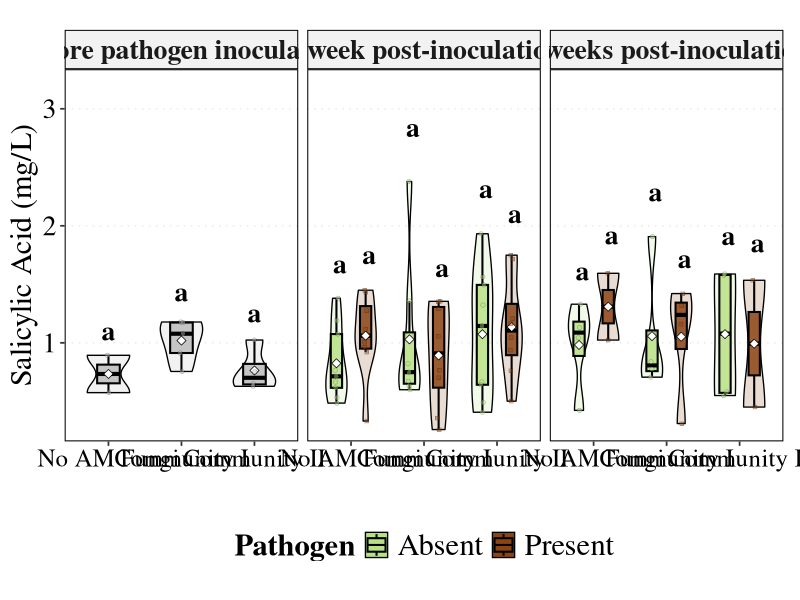
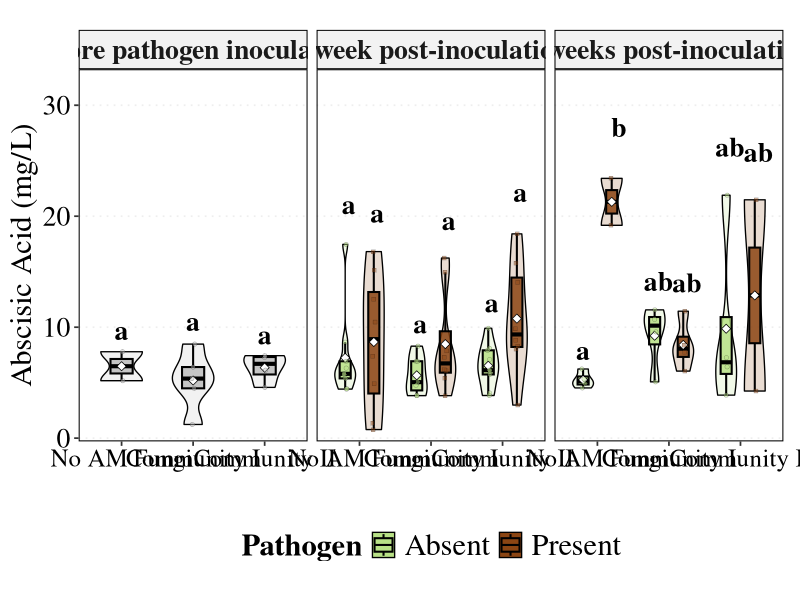
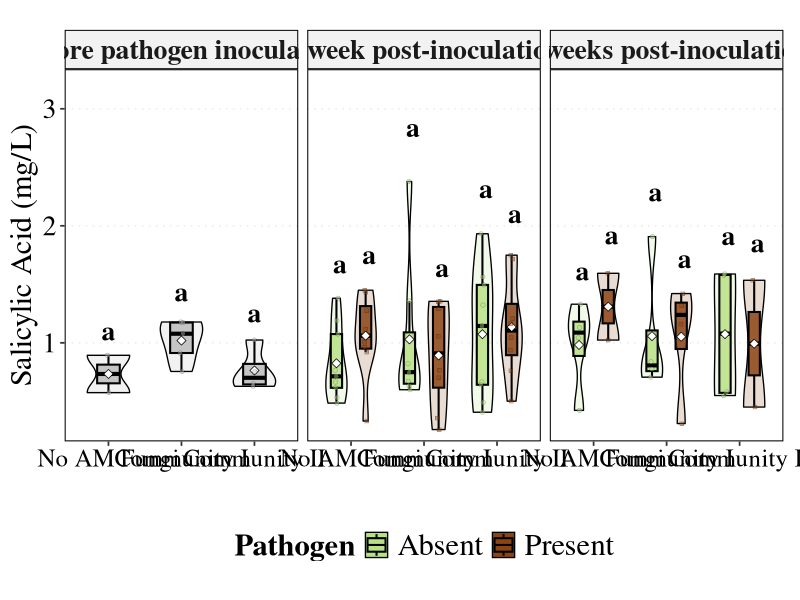
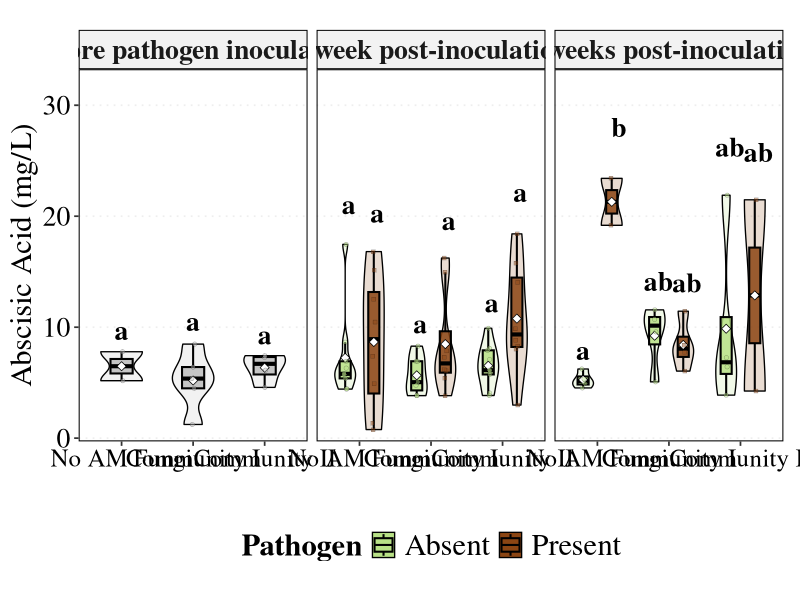

The R source for these figures, in order:
library(tibble)
library(dplyr)
library(tidyr)
library(ggplot2)
library(ggtext)
library(ggpubr)
library(scales)
library(emmeans)
library(multcomp)
library(car)
library(purrr)

#------------------------ FULL HARDCODED DATA -----------------------
gcms_dat <- tibble::tribble(
  ~Plant_ID, ~Treatment, ~Timepoint, ~Pathogen, ~SA, ~ABA,
  2, 'No AM Fungi', 'Before Pathogen', 'Absent', 0.5744, 7.7886,
  18, 'Community I', 'Before Pathogen', 'Absent', 0.7554, 5.3684,
  19, 'Community I', 'Before Pathogen', 'Absent', 1.178, 1.2318,
  20, 'Community I', 'Before Pathogen', 'Absent', 1.0779, 8.4755,
  35, 'Community II', 'Before Pathogen', 'Absent', 0.7524, 6.125,
  36, 'Community II', 'Before Pathogen', 'Absent', 1.0239, 7.4327,
  37, 'Community II', 'Before Pathogen', 'Absent', 0.6287, 7.2678,
  53, 'No AM Fungi', 'Before Pathogen', 'Absent', 0.8935, 5.1753,
  70, 'Community I', 'Before Pathogen', 'Absent', 1.1734, 4.4895,
  71, 'Community I', 'Before Pathogen', 'Absent', 0.9131, 6.4071,
  86, 'Community II', 'Before Pathogen', 'Absent', 0.6501, 4.5731,
  6, 'No AM Fungi', '1 week after', 'Absent', 0.53398, 17.461,
  7, 'No AM Fungi', '1 week after', 'Absent', 0.48498, 5.796,
  8, 'No AM Fungi', '1 week after', 'Absent', 0.6156, 5.747,
  9, 'No AM Fungi', '1 week after', 'Absent', 1.075, 4.451,
  12, 'No AM Fungi', '1 week after', 'Absent', 1.192, 6.927,
  13, 'No AM Fungi', '1 week after', 'Absent', 0.7137, 5.384,
  14, 'No AM Fungi', '1 week after', 'Absent', 0.7659, 8.649,
  16, 'No AM Fungi', '1 week after', 'Absent', 0.665, 4.419,
  17, 'No AM Fungi', '1 week after', 'Absent', 1.3811, 6.308,
  21, 'Community I', '1 week after', 'Absent', 0.821, 3.83,
  22, 'Community I', '1 week after', 'Absent', 0.671, 3.843,
  23, 'Community I', '1 week after', 'Absent', 0.63036, 5.045,
  25, 'Community I', '1 week after', 'Absent', 2.3786, 6.927,
  27, 'Community I', '1 week after', 'Absent', 1.3581, 4.76,
  31, 'Community I', '1 week after', 'Absent', 0.5993, 6.934,
  33, 'Community I', '1 week after', 'Absent', 0.7496, 8.288,
  38, 'Community II', '1 week after', 'Absent', 1.4953, 6.004,
  39, 'Community II', '1 week after', 'Absent', 1.3229, 7.087,
  40, 'Community II', '1 week after', 'Absent', 1.9322, 6.122,
  41, 'Community II', '1 week after', 'Absent', 0.49125, 5.739,
  44, 'Community II', '1 week after', 'Absent', 0.66661, 9.898,
  46, 'Community II', '1 week after', 'Absent', 0.40698, 8.094,
  47, 'Community II', '1 week after', 'Absent', 1.5634, 4.063,
  49, 'Community II', '1 week after', 'Absent', 0.6417, 3.843,
  50, 'Community II', '1 week after', 'Absent', 1.1443, 7.916,
  56, 'No AM Fungi', '1 week after', 'Present', 1.4302, 7.382,
  57, 'No AM Fungi', '1 week after', 'Present', 1.1162, 12.519,
  59, 'No AM Fungi', '1 week after', 'Present', 1.0066, 0.7743,
  63, 'No AM Fungi', '1 week after', 'Present', 0.33166, 10.46,
  64, 'No AM Fungi', '1 week after', 'Present', 1.2751, 15.12,
  65, 'No AM Fungi', '1 week after', 'Present', 0.9202, 16.81,
  67, 'No AM Fungi', '1 week after', 'Present', 1.4498, 1.338,
  68, 'No AM Fungi', '1 week after', 'Present', 0.9603, 4.917,
  75, 'Community I', '1 week after', 'Present', 0.25893, 7.284,
  77, 'Community I', '1 week after', 'Present', 1.0561, 6.067,
  79, 'Community I', '1 week after', 'Present', 0.3569, 7.862,
  80, 'Community I', '1 week after', 'Present', 0.7034, 3.829,
  82, 'Community I', '1 week after', 'Present', 1.2913, 6.186,
  83, 'Community I', '1 week after', 'Present', 0.7645, 14.94,
  84, 'Community I', '1 week after', 'Present', 1.3546, 16.23,
  85, 'Community I', '1 week after', 'Present', 1.3515, 5.397,
  89, 'Community II', '1 week after', 'Present', 1.1647, 14.04,
  92, 'Community II', '1 week after', 'Present', 1.7163, 9.859,
  94, 'Community II', '1 week after', 'Present', 0.5015, 8.831,
  95, 'Community II', '1 week after', 'Present', 0.9382, 15.76,
  99, 'Community II', '1 week after', 'Present', 1.7493, 8.011,
  100, 'Community II', '1 week after', 'Present', 1.2055, 18.41,
  101, 'Community II', '1 week after', 'Present', 1.0448, 2.982,
  102, 'Community II', '1 week after', 'Present', 0.7627, 8.284,
  5, 'No AM Fungi', '2 week after', 'Absent', 0.42279, 5.337,
  10, 'No AM Fungi', '2 week after', 'Absent', 1.1316, 6.232,
  11, 'No AM Fungi', '2 week after', 'Absent', 1.0431, 4.526,
  15, 'No AM Fungi', '2 week after', 'Absent', 1.3301, 4.935,
  26, 'Community I', '2 week after', 'Absent', 1.9078, 5.074,
  30, 'Community I', '2 week after', 'Absent', 0.77549, 11.56,
  32, 'Community I', '2 week after', 'Absent', 0.70654, 10.70,
  34, 'Community I', '2 week after', 'Absent', 0.8388, 9.574,
  43, 'Community II', '2 week after', 'Absent', 0.58034, 21.89,
  45, 'Community II', '2 week after', 'Absent', 0.54978, 3.875,
  48, 'Community II', '2 week after', 'Absent', 1.578, 7.248,
  51, 'Community II', '2 week after', 'Absent', 1.5884, 6.427,
  58, 'No AM Fungi', '2 week after', 'Present', 1.5943, 23.41,
  66, 'No AM Fungi', '2 week after', 'Present', 1.0237, 19.18,
  72, 'Community I', '2 week after', 'Present', 0.30997, 8.377,
  76, 'Community I', '2 week after', 'Present', 1.16, 7.746,
  78, 'Community I', '2 week after', 'Present', 1.4211, 6.043,
  81, 'Community I', '2 week after', 'Present', 1.3178, 11.44,
  93, 'Community II', '2 week after', 'Present', 1.5346, 4.246,
  98, 'Community II', '2 week after', 'Present', 0.4512, 21.48
)

gcms_dat <- gcms_dat %>%
  mutate(
    Treatment = factor(Treatment, levels = c("No AM Fungi","Community I","Community II")),
    Pathogen  = factor(Pathogen,  levels = c("Absent","Present")),
    Timepoint = factor(Timepoint, levels = c("Before Pathogen","1 week after","2 week after"))
  )

long_gcms <- gcms_dat %>%
  pivot_longer(cols = c(SA, ABA), names_to = "Hormone", values_to = "Concentration") %>%
  mutate(Hormone = factor(Hormone, levels = c("SA", "ABA"), labels = c("Salicylic Acid", "Abscisic Acid"))) %>%
  # ADD FillGroup variable to match phosphorus plot colors
  mutate(FillGroup = ifelse(Timepoint == "Before Pathogen", "Baseline", as.character(Pathogen)))

#-------------------- CLD letters helper -------------------
get_cld_letters <- function(dat, timepoint, hormone) {
  sub <- dat %>% filter(Hormone == hormone, Timepoint == timepoint)
  if (n_distinct(sub$Treatment) > 1 & n_distinct(sub$Pathogen) > 1) {
    m <- lm(Concentration ~ Treatment * Pathogen, data = sub)
    em <- emmeans(m, ~ Treatment * Pathogen)
    cl <- as.data.frame(cld(em, Letters = letters, type = "response"))
    cl$Timepoint <- timepoint
    cl$Hormone   <- hormone
    cl
  } else {
    expand.grid(
      Treatment = unique(sub$Treatment),
      Pathogen  = unique(sub$Pathogen),
      .group    = "a"
    ) %>% mutate(Timepoint = timepoint, Hormone = hormone)
  }
}

combos <- expand.grid(
  timepoint = levels(long_gcms$Timepoint),
  hormone   = levels(long_gcms$Hormone)
)

cld_all <- purrr::map_dfr(
  seq_len(nrow(combos)),
  ~get_cld_letters(long_gcms, combos[.x, "timepoint"], combos[.x, "hormone"])
) %>% rename(Signif = .group)

cld_all <- cld_all %>%
  left_join(
    long_gcms %>%
      group_by(Treatment, Pathogen, Timepoint, Hormone) %>%
      summarise(y_pos = max(Concentration, na.rm = TRUE)*1.17, .groups = "drop"),
    by = c("Treatment","Pathogen","Timepoint","Hormone")
  )

# UPDATED COLOR PALETTE to match phosphorus plot
fill_vals <- c(Baseline = "#BDBDBD", Absent = "#B8E186", Present = "chocolate4")
base_sz    <- 13
axis_sz    <- 11
strip_sz   <- 11
title_sz   <- 14
lab_sz     <- 11
cld_sz     <- 2.5

time_labels <- c(
  "Before Pathogen" = "Before pathogen inoculation",
  "1 week after"    = "1 week post-inoculation",
  "2 week after"    = "2 weeks post-inoculation"
)

#-------------------- Updated plotting function --------------------
plot_gcms <- function(data, hormone, title, ylab) {
  d <- data %>% filter(Hormone == hormone)
  cld_df <- cld_all %>% filter(Hormone == hormone)
  
  p <- ggplot(d, aes(x=Treatment, y=Concentration, fill=FillGroup)) +  # Changed to FillGroup
    geom_violin(aes(group=interaction(Treatment,Pathogen)), 
                position=position_dodge(width=0.80), width=0.58, alpha=0.19, trim=TRUE, scale="width",
                colour="black", linewidth=0.46, adjust=1.1) +
    geom_boxplot(aes(group=interaction(Treatment,Pathogen)), 
                 position=position_dodge(0.8), width=0.31, outlier.shape=NA, alpha=0.85,
                 colour="black", linewidth=0.7) +
    # CORRECT MEAN DIAMONDS: explicit grouping for Pathogen with same dodge
    stat_summary(
      fun=mean, 
      geom="point", 
      shape=23, 
      size=2.2, 
      fill="white", 
      colour="black", 
      stroke=0.38,
      aes(group=Pathogen),  # Explicit group!
      position=position_dodge(width=0.8), 
      show.legend=FALSE
    ) +
    geom_jitter(
      aes(shape=Pathogen, group=interaction(Treatment, Pathogen)),
      position=position_jitterdodge(jitter.width=0.09, dodge.width=0.8), size=1.4,
      alpha=0.43, stroke=0.18, colour="black", show.legend=FALSE
    ) +
    # FIXED: Add inherit.aes=FALSE to geom_text
    geom_text(
      data=cld_df, aes(x=Treatment, y=y_pos, label=Signif, group=Pathogen),
      inherit.aes=FALSE,  # THIS IS THE KEY FIX
      position=position_dodge(width=0.8), family="Times", fontface="bold", size=7,
      color="black", vjust=0.15
    ) +
    facet_wrap(~factor(Timepoint, levels=levels(d$Timepoint), labels=time_labels), nrow=1) +
    scale_fill_manual(values=fill_vals, breaks=c("Absent","Present"), name="Pathogen", 
                      guide=guide_legend(override.aes=list(alpha=1,size=4))) +  # Updated to use fill_vals
    scale_shape_manual(values=c(21, 22), name="Pathogen") +
    scale_y_continuous(expand = expansion(mult = c(0.04, 0.22))) +
    labs(title=title, x="", y=ylab,
         caption="") +
    theme_pubr(base_size=base_sz, base_family="Times", border=TRUE) +
    theme(
      plot.title         = NULL,
      axis.text.x        = element_text(angle=0, hjust=0.5, size=18, family="Times"),
      axis.text.y        = element_text(size=20, family="Times"),
      axis.title         = element_text(size=22, family="Times", margin=margin(r=8)),
      strip.text         = element_text(size=20, family="Times", face="bold"),
      legend.position    = "bottom",
      legend.title       = element_text(face="bold", family="Times", size=22),
      legend.text        = element_text(size=22, family="Times"),
      panel.grid.major.y = element_line(colour="#EEEEEE", linetype="dotted"),
      panel.grid.major.x = element_blank(),
      plot.caption       = element_text(size=9, colour="grey20", family="Times"),
      plot.margin        = margin(t=10, r=12, b=8, l=8)
    )
  return(p)
}

p_SA  <- plot_gcms(long_gcms, "Salicylic Acid", "", "Salicylic Acid (mg/L)")
p_ABA <- plot_gcms(long_gcms, "Abscisic Acid", "", "Abscisic Acid (mg/L)")

ggsave("GCMS_SA_Publication.png", p_SA, width=12, height=6.2, dpi=400)
ggsave("GCMS_ABA_Publication.png", p_ABA, width=12, height=6.2, dpi=400)

print(p_SA)
print(p_ABA)
